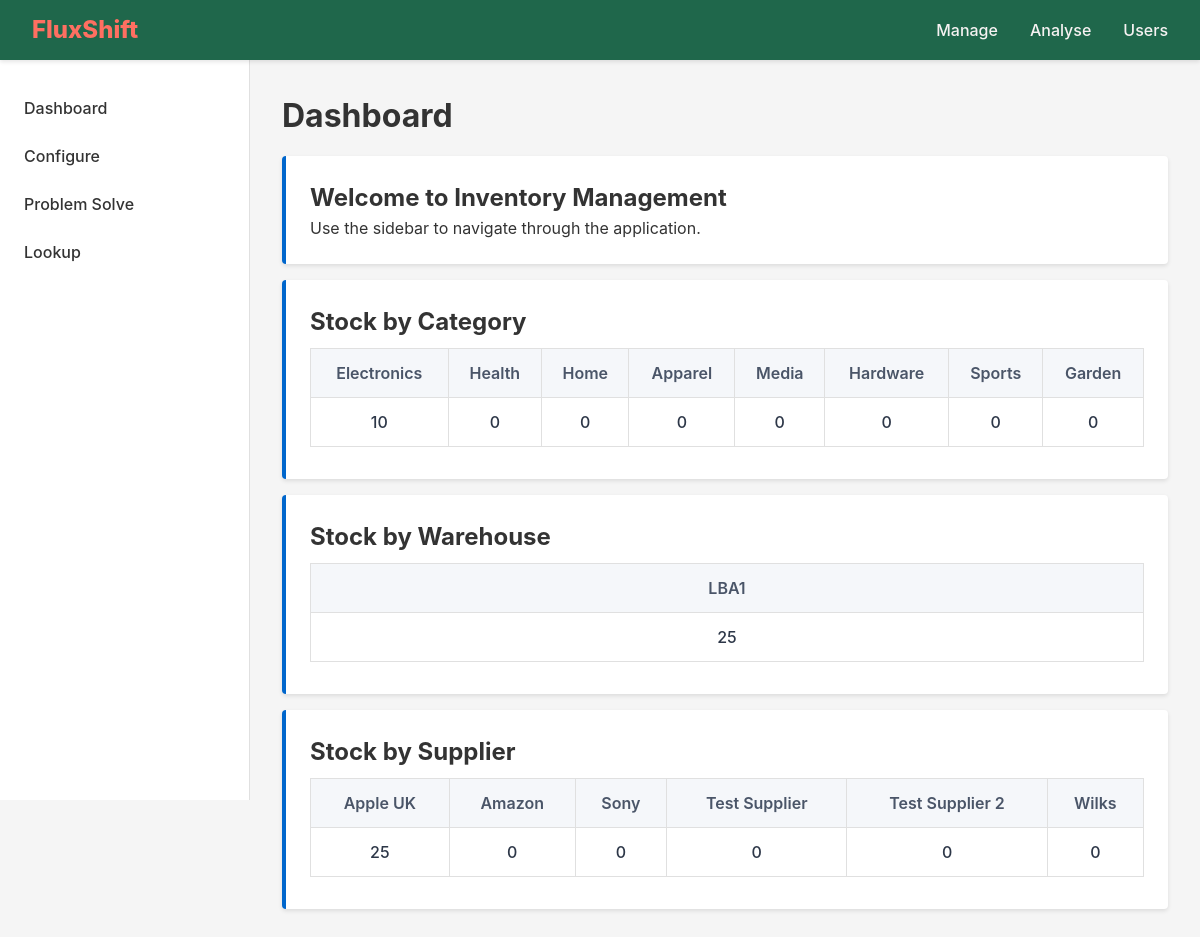
The app's page /, older data.
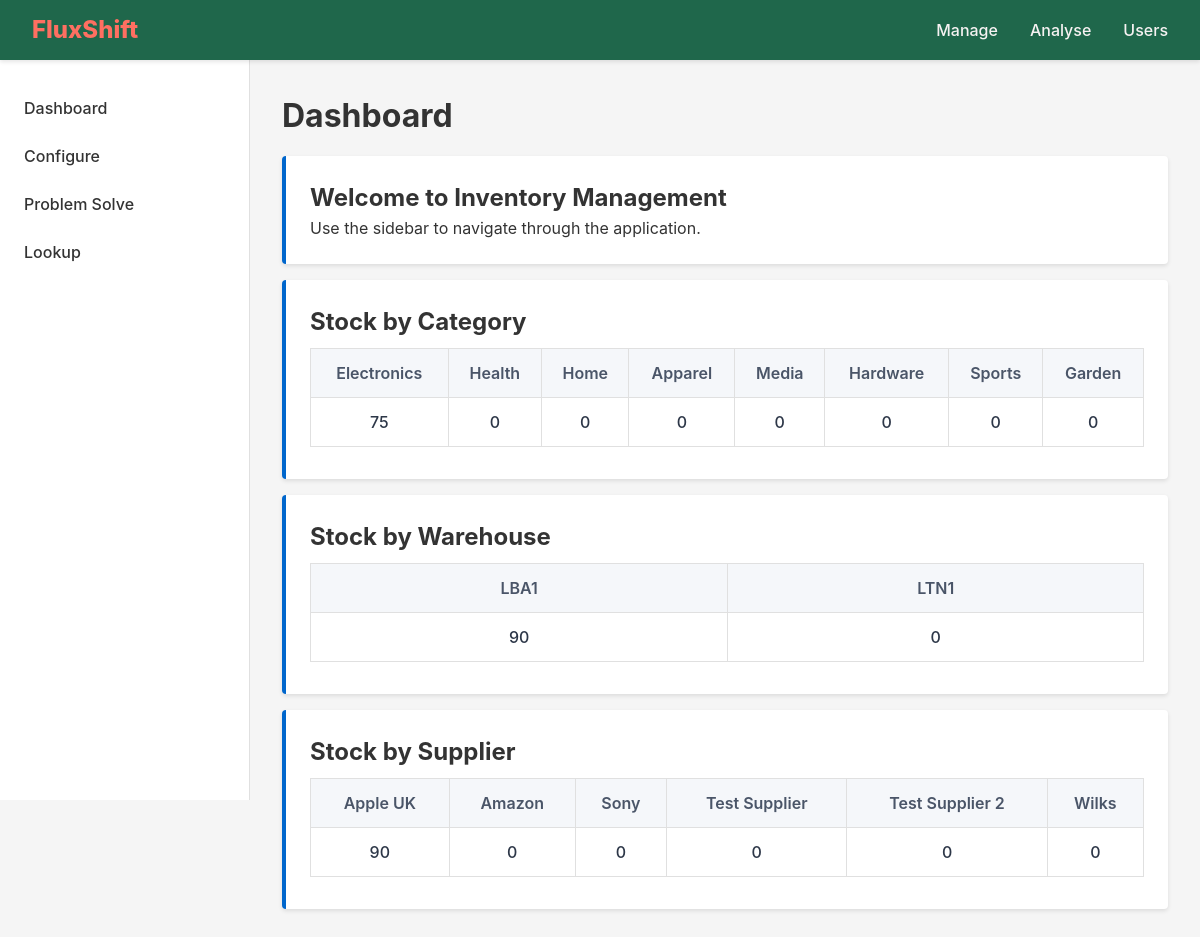
The same page, newer data.
### core/models.py (models this page shows, shortened)
class Category(models.Model):
    category_name = models.CharField(max_length=50, unique=True)
    class Meta:
        verbose_name_plural = "Categories"

class Warehouse(models.Model):
    warehouse_name = models.CharField(max_length=50)
    street_address = models.CharField(max_length=120)
    postcode = models.CharField(max_length=8)
    class Meta:
        verbose_name_plural = "Warehouses"

class Supplier(models.Model):
    supplier_name = models.CharField(max_length=100, unique=True)
    contact_email = models.EmailField(unique=True)
    class Meta:
        verbose_name_plural = "Suppliers"

### core/views.py (the view)
# urls.py: path("", views.DashboardView.as_view(), name="dashboard-page"), # Home page
class DashboardView(View):
    template_name = "core/index.html"
    def get_category_summaries(self):
        return (
            Category.objects
            .annotate(total_quantity=Coalesce(Sum("items__stock_levels__quantity"), 0))
            .order_by("-total_quantity")
        )
    def get_warehouse_summaries(self):
        return (
            Warehouse.objects
            .annotate(total_quantity=Coalesce(Sum("bins__stock_levels__quantity"), 0))
            .order_by("-total_quantity")
        )
    def supplier_summaries(self):
        return (
            Supplier.objects
            .annotate(total_quantity=Coalesce(Sum("items__stock_levels__quantity"), 0))
            .order_by("-total_quantity")
        )
    def get(self, request):
        context = {
            "category_summaries": self.get_category_summaries(),
            "warehouse_summaries": self.get_warehouse_summaries(),
            "supplier_summaries": self.supplier_summaries(),
        }
        return render(request, self.template_name, context)

### core/templates/core/index.html (shortened to what this page needs)
{% extends "base.html" %}
{% load static %}
{% block css_files %}
  <link rel="stylesheet" href="{% static 'core/core.css' %}">
{% endblock %}
{% block content %}
<h1>Dashboard</h1>
<div class="card-admin">
  <h2>Welcome to Inventory Management</h2>
  <p>Use the sidebar to navigate through the application.</p>
</div>
<div class="card-admin">
  <h2>Stock by Category</h2>
  <table class="stock-table">
    <thead>
      <tr>
        {% for c in category_summaries %}
          <th>{{ c.category_name }}</th>
        {% endfor %}
      </tr>
    </thead>
    <tbody>
      <tr>
        {% for c in category_summaries %}
          <td>{{ c.total_quantity }}</td>
        {% endfor %}
      </tr>
    </tbody>
  </table>
</div>
<div class="card-admin">
  <h2>Stock by Warehouse</h2>
  <table class="stock-table">
    <thead>
      <tr>
        {% for w in warehouse_summaries %}
          <th>{{ w.warehouse_name }}</th>
        {% endfor %}
      </tr>
    </thead>
    <tbody>
      <tr>
        {% for w in warehouse_summaries %}
          <td>{{ w.total_quantity }}</td>
        {% endfor %}
      </tr>
    </tbody>
  </table>
</div>
<div class="card-admin">
  <h2>Stock by Supplier</h2>
  <table class="stock-table">
    <thead>
      <tr>
        {% for s in supplier_summaries %}
          <th>{{ s.supplier_name }}</th>
        {% endfor %}
      </tr>
    </thead>
    <tbody>
      <tr>
        {% for s in supplier_summaries %}
          <td>{{ s.total_quantity }}</td>
        {% endfor %}
      </tr>
    </tbody>
  </table>
</div>
{% endblock %}

Row changes from the older to the newer data that the page shows:
computed for Category "Electronics": total_quantity "10" → "75"
computed for Warehouse "LBA1": total_quantity "25" → "90"
added Warehouse: warehouse_name "LTN1", total_quantity "0"
computed for Supplier "Apple UK": total_quantity "25" → "90"
